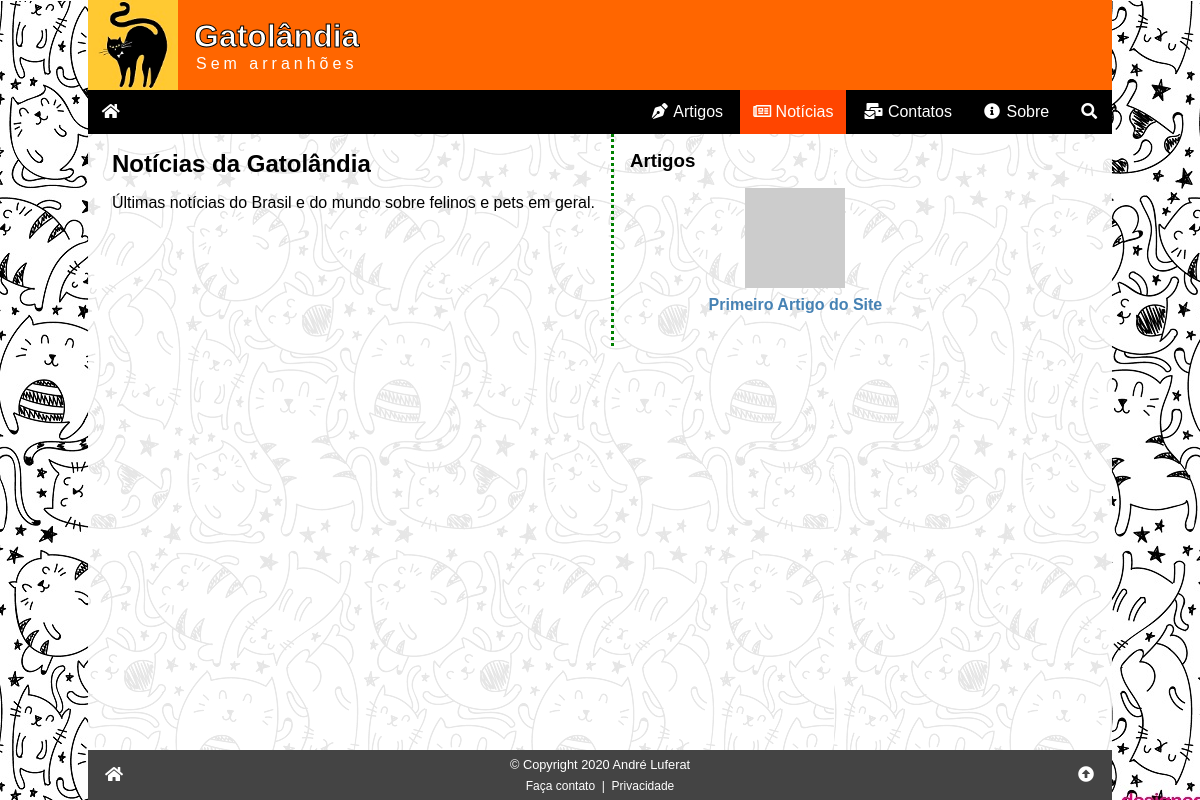
The page /noticias.php on the database as committed earlier.
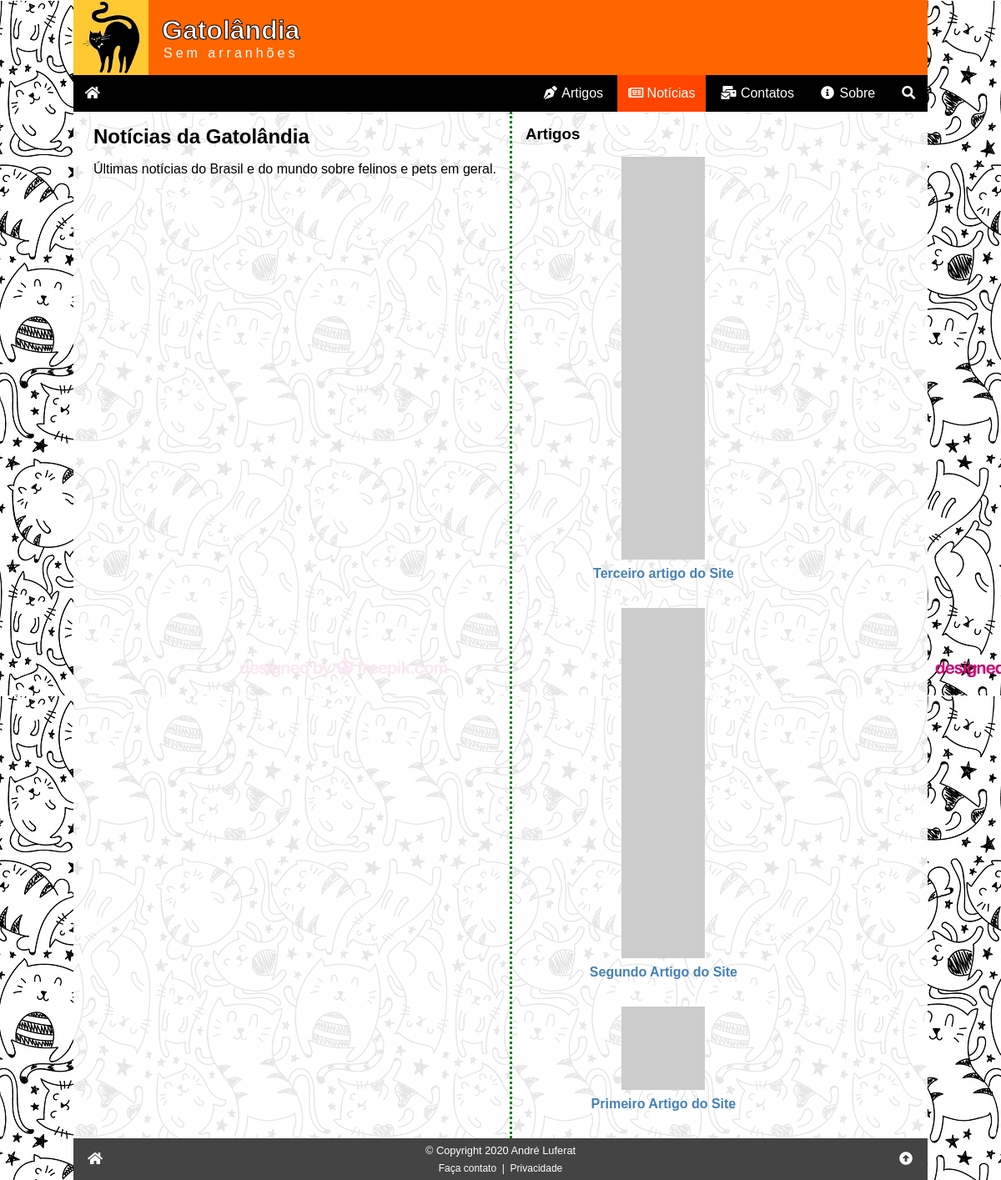
The same page on the database as committed later.
### tables this page shows
CREATE TABLE artigos (
    id_artigo INT PRIMARY KEY NOT NULL AUTO_INCREMENT,
    data TIMESTAMP DEFAULT CURRENT_TIMESTAMP,
    titulo VARCHAR(255) NOT NULL,
    imagem VARCHAR(255) COMMENT 'URL da imagem - thumbnail',
    resumo VARCHAR(255) NOT NULL COMMENT 'Resumo do artigo',
    texto LONGTEXT NOT NULL COMMENT 'Texto (HTML) do artigo completo',
    autor_id INT NOT NULL,
    campo1 TEXT COMMENT 'Reservado para uso futuro',
    campo2 TEXT COMMENT 'Reservado para uso futuro',
    campo3 TEXT COMMENT 'Reservado para uso futuro',
    status ENUM ('inativo', 'ativo') DEFAULT 'ativo',

     
    FOREIGN KEY (autor_id) REFERENCES autores (id_autor)
);

### noticias.php (the view, shortened to what this page needs)
<?php
require ('_config.php');
$css = "/css/noticias.css";
$menu = "noticias";
$sql = "SELECT id_artigo, imagem, titulo FROM `artigos` WHERE status = 'ativo' ORDER BY RAND() LIMIT 3;";
$res = $conn->query($sql);
$artigos = '';
while ($art = $res->fetch_assoc()) :
    $artigos .= <<<HTML
<div class="art">
<a href="/artigo.php?id={$art['id_artigo']}">
    <img src="{$art['imagem']}" alt="{$art['titulo']}" title="{$art['titulo']}">
    {$art['titulo']}
</a>
</div>
HTML;
endwhile;
$artigos .= '';
require ('_header.php');
?>
<div class="row">
    <div class="col1">
        <h2>Notícias da Gatolândia</h2>
        <p>Últimas notícias do Brasil e do mundo sobre felinos e pets em geral.</p>
    </div>
    <aside class="col2">
        <h3>Artigos</h3>
        <?php echo $artigos ?>
    </aside>
</div>
<?php
require ('_footer.php');
?>

### _header.php (shortened to what this page needs)
<?php
if ( $css == "" ) {
    $css = null;
} else {
    $css = "\t<link rel=\"stylesheet\" href=\"{$css}\">\n";
}
?><!DOCTYPE html>
<html lang="pt-br">
<head>
    <link rel="stylesheet" href="/css/global.css">
<?php echo $css ?>
    <link rel="stylesheet" href="/css/all.min.css">
</head>
<body>
<div class="wrap">
    <header class="header">
        <a href="index.php"><img src="/img/logo01.jpg" alt="Gatolândia" title="Home Page do Gatolândia"></a>
        <h1>Gatolândia<small>Sem arranhões</small></h1>
    </header>
    <nav>
        <div class="nav">
            <a href="/" title="Página inicial"><i class="fas fa-fw fa-home"></i></a>
            <div id="menulinks">
                <a <?php echo ($menu == 'artigos') ? 'class="active"' : null; ?> href="/artigos.php"><i class="fas fa-fw fa-pen-nib"></i> Artigos</a>
                <a <?php echo ($menu == 'noticias') ? 'class="active"' : null; ?> href="/noticias.php"><i class="far fa-newspaper"></i> Notícias</a>
                <a <?php echo ($menu == 'contatos') ? 'class="active"' : null; ?> href="/contatos.php"><i class="fas fa-fw fa-mail-bulk"></i> Contatos</a>
                <a <?php echo ($menu == 'sobre') ? 'class="active"' : null; ?> href="/sobre.php"><i class="fas fa-fw fa-info-circle"></i> Sobre</a>
                <a <?php echo ($menu == 'procurar') ? 'class="active"' : null; ?> href="/procurar.php" title="Procurar"><i class="fas fa-fw fa-search"></i><span>&nbsp;Procurar</span></a>
            </div>
        </div>
    </nav>
    <main class="main">

### _footer.php (shortened to what this page needs)
</main>
    <footer class="footer">
        <a href="/" title="Ir para a página inicial"><i class="fas fa-fw fa-home"></i></a>
        <div>
            &copy; Copyright 2020 André Luferat
            <div>
                <a href="/contatos.php">&nbsp;Faça contato&nbsp;</a>
                |
                <a href="/privacidade.php">&nbsp;Privacidade&nbsp;</a>
            </div>
        </div>
        <a href="#topo" title="Ir para o topo da página"><i class="fas fa-fw fa-arrow-alt-circle-up"></i></a>
    </footer>
</div>
</body>
</html>

### css/global.css (style rules this page uses)
:root { --tamanho-texto-site: 16px; --tipo-fonte-site: sans-serif; --cor-dos-links: steelblue; --cor-dos-links-em-hover: orangered; --fundo-da-pagina: url('/img/fundo01.jpg') black fixed; }
* { box-sizing: border-box; }
html, body { padding: 0; margin: 0; width: 100%; height: 100%; position: relative; font-size: var(--tamanho-texto-site); font-family: var(--tipo-fonte-site); }
a { color: var(--cor-dos-links); text-decoration: none; }
p, h1, h2, h3, h4, h5 { margin: 1rem 0; }
body { background: var(--fundo-da-pagina); }
.wrap { background: rgba(255, 255, 255, .9); width: 100%; max-width: 1024px; margin: auto; }
.header { background: #ff6600; color: white; display: flex; align-items: center; }
.header img { width: 90px; height: 90px; display: block; margin-right: 1rem; }
.header h1 { margin: 0; text-align: center; -webkit-text-stroke: 1px #000; }
.header small { display: block; font-size: 1rem; font-weight: normal; letter-spacing: .25rem; text-shadow: none; -webkit-text-stroke: 0; }
.footer { display: flex; justify-content: space-between; align-items: center; background: #444; color: white; text-align: center; }
.footer a { padding: 1rem; color: white; }
.footer>div { font-size: .8rem; }
.footer>div>div { font-size: .75rem; margin-top: .4rem; }
.footer>div>div a { padding: 0; }
.main { padding: 0 1.5rem; }
.nav { background: #000; display: flex; justify-content: flex-end; position: relative; }
.nav a { display: block; padding: .8rem; color: #fff; }
.nav a:hover, .active { background: orangered; text-decoration: none; }
.nav>a:first-child { margin-right: auto; }
#menulinks { display: none; background: #333; position: absolute; top: 2.75rem; left: 0; box-shadow: 5px 5px 5px #888; min-width: 70%; }
@media (min-width: 575px) { #menulinks { display: inline-block; background: inherit; position: relative; top: auto; left: auto; box-shadow: none; min-width: auto; } }
@media (min-width: 575px) { .nav a { display: inline-block; } }
.wrap { display: flex; flex-direction: column; min-height: 100%; }
.main { flex-grow: 1; }

### css/noticias.css (style rules this page uses)
.row { display: flex; width: 100%; flex-direction: column; }
.col2 { width: 100%; border-top: 3px dotted green; margin-top: 2rem; margin-bottom: 2rem; }
.art { text-align: center; font-weight: bold; margin-bottom: 2rem; }
.art img { width: 100px; display: block; margin: 1rem auto .5rem auto; }
@media (min-width: 640px) { .row { flex-direction: row; } }
@media (min-width: 640px) { .col1 { padding-right: 1rem; } }
@media (min-width: 640px) { .col2 { width: 350px; padding-left: 1rem; border: 0; margin: 0; border-left: 3px dotted green; } }

Rows that differ between the two databases and show on the page:
added artigos: titulo "Terceiro artigo do Site"
added artigos: titulo "Segundo Artigo do Site"
